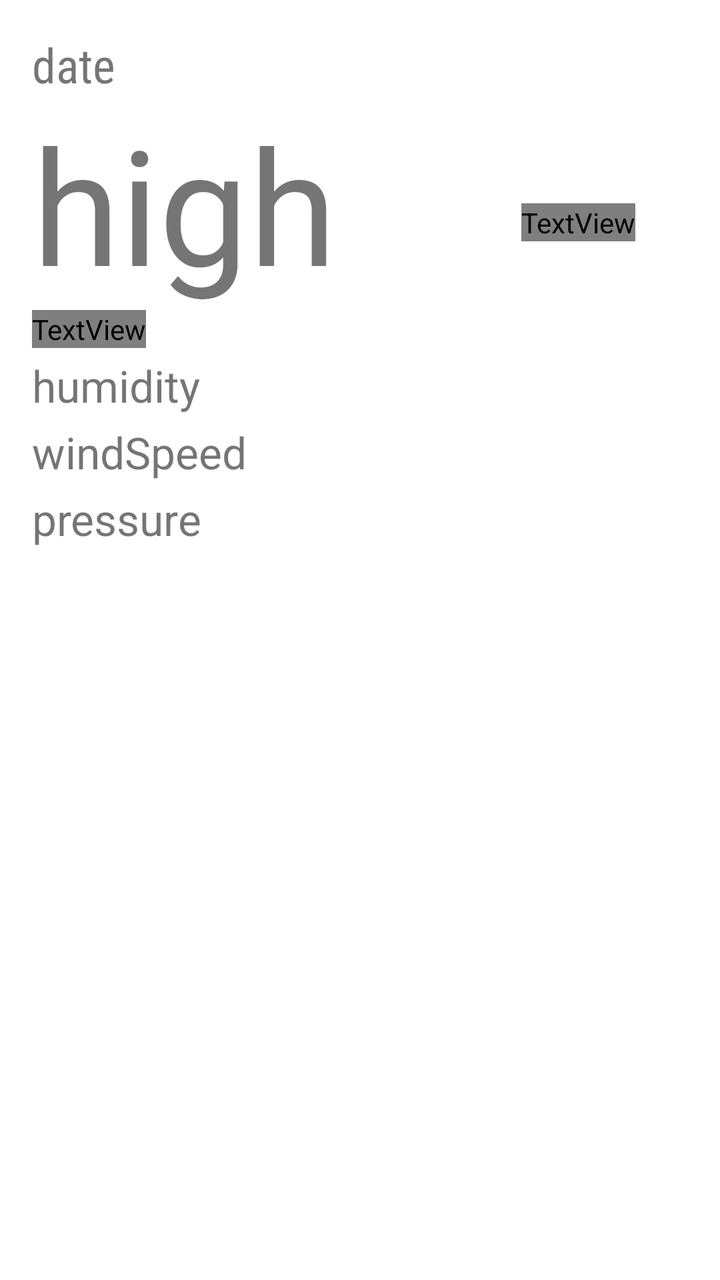
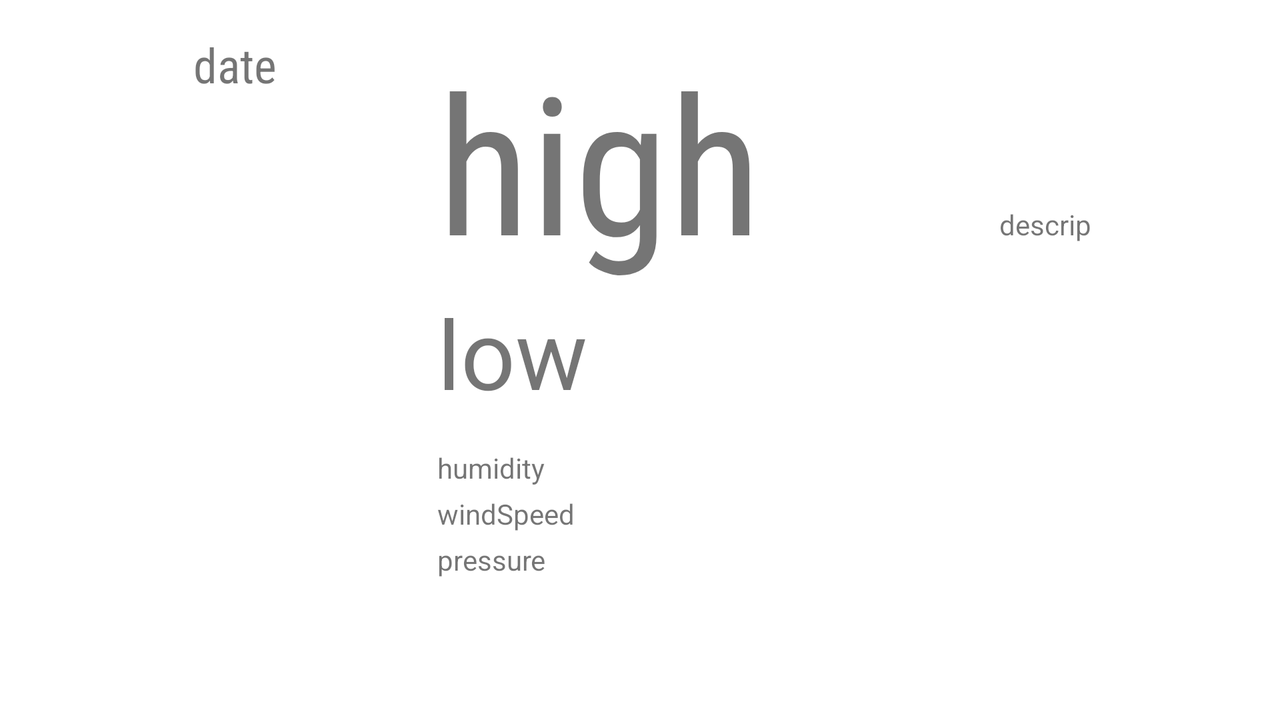

One screen, two layout resources from the same app: the default and the repository's alternative for another configuration. Each is rendered where Android would select it; the XML of both is given below.
<!-- AndroidManifest.xml: application theme AppTheme -->
<!-- res/layout/fragment_detail.xml -->
<ScrollView xmlns:android="http://schemas.android.com/apk/res/android"
    xmlns:tools="http://schemas.android.com/tools"
    xmlns:app="http://schemas.android.com/apk/res-auto"
    android:layout_width="match_parent"
    android:layout_height="match_parent"
    android:id="@+id/fragment_detail"
    android:padding="16dp"
    app:layout_behavior="@string/appbar_scrolling_view_behavior"
    tools:context="com.hrong.simplelifetools.weather.DetailFragment"
    tools:showIn="@layout/activity_detail">

    <LinearLayout
        android:layout_width="match_parent"
        android:layout_height="match_parent"
        android:orientation="vertical">

        <TextView
            android:id="@+id/list_item_date_textview"
            android:layout_width="match_parent"
            android:layout_height="wrap_content"
            android:fontFamily="sans-serif-condensed"
            android:gravity="left"
            android:text="date"
            android:textSize="24sp" />

        <LinearLayout
            android:layout_width="match_parent"
            android:layout_height="wrap_content"
            android:gravity="center"
            android:orientation="horizontal">

            <LinearLayout
                android:layout_width="0dp"
                android:layout_height="wrap_content"
                android:layout_weight="2"
                android:gravity="center_vertical"
                android:orientation="vertical">

                <TextView
                    android:id="@+id/list_item_high_textview"
                    android:layout_width="wrap_content"
                    android:layout_height="wrap_content"
                    android:fontFamily="sans-serif"
                    android:text="high"
                    android:textSize="80sp" />

                <TextView
                    android:id="@+id/list_item_low_textview"
                    android:layout_width="wrap_content"
                    android:layout_height="wrap_content"
                    android:fontFamily="sans-serif"
                    android:text="low"
                    android:textColor="@color/grey_700"
                    android:textSize="48dp" />
            </LinearLayout>

            <LinearLayout
                android:layout_width="0dp"
                android:layout_height="wrap_content"
                android:layout_weight="1"
                android:gravity="center"
                android:orientation="vertical">

                <ImageView
                    android:id="@+id/list_item_icon"
                    android:layout_width="wrap_content"
                    android:layout_height="wrap_content"
                    android:layout_weight="1"

                    android:src="@mipmap/ic_launcher" />

                <TextView
                    android:id="@+id/list_item_forecast_textview"
                    android:layout_width="wrap_content"
                    android:layout_height="wrap_content"

                    android:fontFamily="sans-serif-condensed"
                    android:text="descrip"
                    android:textColor="@color/grey_700"
                    android:textSize="22dp" />

            </LinearLayout>
        </LinearLayout>

        <TextView
            android:id="@+id/list_item_humidity_textview"
            android:layout_width="match_parent"
            android:layout_height="wrap_content"
            android:fontFamily="sans-serif"
            android:gravity="left"
            android:paddingTop="4dp"
            android:text="humidity"
            android:textSize="22sp" />

        <TextView
            android:id="@+id/list_item_windSpeed_textview"
            android:layout_width="match_parent"
            android:layout_height="wrap_content"
            android:fontFamily="sans-serif"
            android:gravity="left"
            android:paddingTop="4dp"
            android:text="windSpeed"
            android:textSize="22sp" />

        <TextView
            android:id="@+id/list_item_pressure_textview"
            android:layout_width="match_parent"
            android:layout_height="wrap_content"
            android:fontFamily="sans-serif"
            android:gravity="left"
            android:paddingTop="4dp"
            android:text="pressure"
            android:textSize="22sp" />

    </LinearLayout>
</ScrollView>
<!-- res/layout/activity_detail.xml (included above) -->
<android.support.design.widget.CoordinatorLayout xmlns:android="http://schemas.android.com/apk/res/android"
xmlns:app="http://schemas.android.com/apk/res-auto"
xmlns:tools="http://schemas.android.com/tools"

android:layout_width="match_parent"
android:layout_height="match_parent"
android:fitsSystemWindows="true"
tools:context="com.hrong.simplelifetools.weather.DetailActivity" tools:ignore="MergeRootFrame" >

<android.support.design.widget.AppBarLayout
    android:layout_width="match_parent"
    android:layout_height="wrap_content"
    android:theme="@style/AppTheme.AppBarOverlay">

    <android.support.v7.widget.Toolbar
        android:id="@+id/weather_detail_toolbar"
        android:layout_width="match_parent"
        android:layout_height="?attr/actionBarSize"
        android:background="?attr/colorPrimary"
        app:popupTheme="@style/AppTheme.PopupOverlay"
        app:layout_scrollFlags="scroll|enterAlways|enterAlwaysCollapsed"/>

</android.support.design.widget.AppBarLayout>

    
 
    <FrameLayout xmlns:android="http://schemas.android.com/apk/res/android"
    xmlns:tools="http://schemas.android.com/tools"
    android:id="@+id/weather_detail_container"
    android:layout_width="match_parent"
    android:layout_height="match_parent" app:layout_behavior="@string/appbar_scrolling_view_behavior"
    tools:context="com.hrong.simplelifetools.weather.DetailActivity"
    tools:ignore="MergeRootFrame" />

</android.support.design.widget.CoordinatorLayout>
<!-- resources referenced by this layout -->
<resources>
  <style name="AppTheme.AppBarOverlay" parent="ThemeOverlay.AppCompat.Dark.ActionBar" />
  <style name="AppTheme.PopupOverlay" parent="ThemeOverlay.AppCompat.Light" />
  <!-- from res/values-v21/ -->
  <style name="AppTheme" parent="Theme.AppCompat.Light.NoActionBar">
          <item name="colorPrimaryDark">@color/colorPrimaryDark</item>
          <item name="colorPrimary">@color/colorPrimary</item>
          <item name="colorAccent">@color/colorPrimary</item>
          <item name="colorControlActivated">@color/colorPrimary</item>
          <item name="android:navigationBarColor" tools:targetApi="lollipop">@color/navigationBarColor</item>
          <item name="android:windowBackground">@android:color/white</item>
      </style>
  <color name="colorPrimaryDark">#303F9F</color>
  <color name="colorPrimary">#3F51B5</color>
  <color name="navigationBarColor">#3F51B5</color>
</resources>
<!-- res/layout-land/fragment_detail.xml (the repository's variant of the layout above) -->
<!-- drawn on the phone turned sideways -->
<ScrollView xmlns:android="http://schemas.android.com/apk/res/android"
    xmlns:tools="http://schemas.android.com/tools"
    android:layout_width="match_parent"
    android:layout_height="match_parent"
    android:padding="16dp"
    tools:context=".weather.DetailActivity">

    <LinearLayout
        android:layout_width="match_parent"
        android:layout_height="match_parent"
        android:orientation="horizontal">

        <TextView
            android:id="@+id/list_item_date_textview"
            style="@style/item_detail_font"
            android:layout_width="0dp"
            android:layout_height="match_parent"
            android:layout_weight="1"
            android:gravity="center_horizontal"
            android:text="date"
            android:textSize="24sp" />

        <LinearLayout
            android:layout_width="0dp"
            android:layout_height="match_parent"
            android:layout_weight="2"
            android:gravity="center"
            android:orientation="vertical">

            <LinearLayout
                android:layout_width="match_parent"
                android:layout_height="wrap_content"
                android:gravity="center"
                android:orientation="horizontal">

                <LinearLayout
                    android:layout_width="0dp"
                    android:layout_height="wrap_content"
                    android:layout_weight="1"
                    android:gravity="left"
                    android:orientation="vertical">

                    <TextView
                        android:id="@+id/list_item_high_textview"
                        style="@style/item_detail_font"
                        android:layout_width="wrap_content"
                        android:layout_height="wrap_content"
                        android:gravity="center"
                        android:text="high"
                        android:textSize="96sp" />

                    <TextView
                        android:id="@+id/list_item_low_textview"
                        style="@style/item_detail_font_646464_light"
                        android:layout_width="wrap_content"
                        android:layout_height="wrap_content"
                        android:gravity="center"
                        android:text="low"
                        android:textSize="48sp" />
                </LinearLayout>

                <LinearLayout
                    android:layout_width="0dp"
                    android:layout_height="wrap_content"
                    android:layout_weight="1"
                    android:gravity="center"
                    android:orientation="vertical">

                    <ImageView
                        android:id="@+id/list_item_icon"
                        android:layout_width="wrap_content"
                        android:layout_height="wrap_content"
                        android:layout_weight="1"
                        android:gravity="center"
                        android:src="@mipmap/ic_launcher" />

                    <TextView
                        android:id="@+id/list_item_forecast_textview"
                        style="@style/item_detail_font_646464_light"
                        android:layout_width="wrap_content"
                        android:layout_height="wrap_content"
                        android:gravity="center"
                        android:text="descrip" />

                </LinearLayout>
            </LinearLayout>

            <TextView
                android:id="@+id/list_item_humidity_textview"
                style="@style/item_detail_font_646464_light"
                android:layout_width="match_parent"
                android:layout_height="wrap_content"
                android:gravity="center_vertical"
                android:paddingTop="16dp"
                android:text="humidity" />

            <TextView
                android:id="@+id/list_item_windSpeed_textview"
                style="@style/item_detail_font_646464_light"
                android:layout_width="match_parent"
                android:layout_height="wrap_content"
                android:gravity="center_vertical"
                android:paddingTop="4dp"
                android:text="windSpeed" />

            <TextView
                android:id="@+id/list_item_pressure_textview"
                style="@style/item_detail_font_646464_light"
                android:layout_width="match_parent"
                android:layout_height="wrap_content"
                android:gravity="center_vertical"
                android:paddingTop="4dp"
                android:text="pressure" />
        </LinearLayout>
    </LinearLayout>
</ScrollView>
<!-- resources referenced by the variant -->
<!-- as the phone turned sideways resolves them -->
<resources>
  <!-- from res/values-v21/ -->
  <style name="item_detail_font">&gt;
      <item name="android:fontFamily">sans-serif-condensed</item>
      <item name="android:textSize">20sp</item></style>
  <!-- from res/values-v21/ -->
  <style name="AppTheme" parent="Theme.AppCompat.Light.NoActionBar">
          <item name="colorPrimaryDark">@color/colorPrimaryDark</item>
          <item name="colorPrimary">@color/colorPrimary</item>
          <item name="colorAccent">@color/colorPrimary</item>
          <item name="colorControlActivated">@color/colorPrimary</item>
          <item name="android:navigationBarColor" tools:targetApi="lollipop">@color/navigationBarColor</item>
          <item name="android:windowBackground">@android:color/white</item>
      </style>
  <color name="colorPrimaryDark">#303F9F</color>
  <color name="colorPrimary">#3F51B5</color>
  <color name="navigationBarColor">#3F51B5</color>
</resources>
